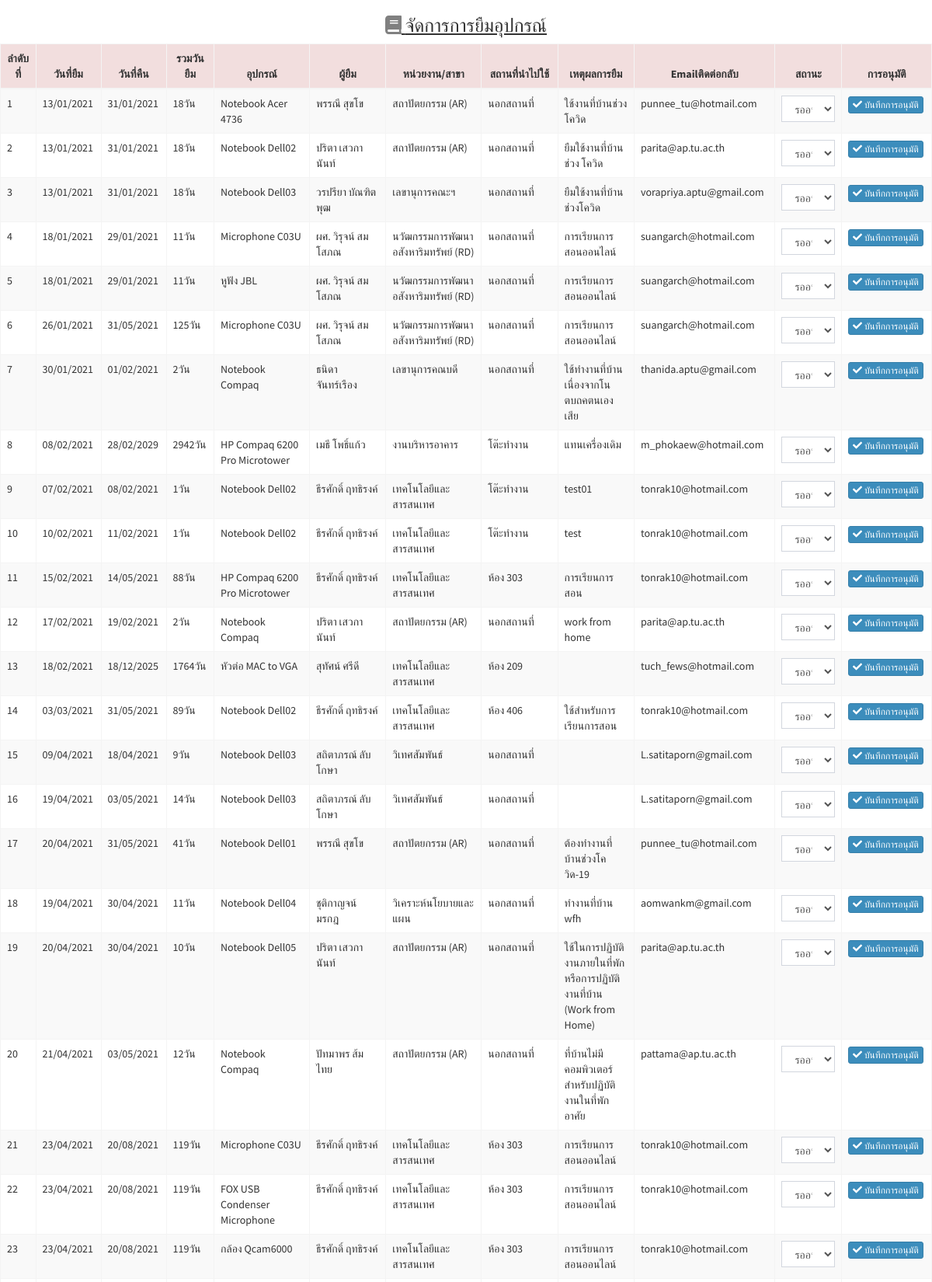
The app's page /admin/form_listborrow.php (upper part) with its own data.
### tables this page shows
CREATE TABLE `borrow` (
  `borrow_id` int(10) NOT NULL,
  `b_date` date NOT NULL,
  `r_date` date NOT NULL,
  `r1_date` date NOT NULL,
  `item_name` varchar(50) NOT NULL,
  `item_use` int(11) NOT NULL,
  `name` varchar(100) NOT NULL,
  `dept_name` varchar(100) NOT NULL,
  `location` varchar(20) NOT NULL,
  `remark` varchar(255) NOT NULL,
  `email` varchar(100) NOT NULL,
  `recieve` varchar(20) NOT NULL,
  `b_status` varchar(20) NOT NULL,
  `r_status` varchar(20) NOT NULL,
  `timestamp` timestamp NOT NULL DEFAULT current_timestamp() ON UPDATE current_timestamp()
);

### admin/form_listborrow.php (the view, shortened to what this page needs)
<?php
include('css.php');
include('../condb.php');
$query = "SELECT * FROM borrow ORDER BY borrow_id ASC" or die("Error:" . mysqli_error($con));
$result = mysqli_query($con, $query);
?>
<h3 align='center'><u><i class='fa fa-book' style="font-size:24x;color:gray"></i> จัดการการยืมอุปกรณ์</u></h3>
<table id="example1" class="table table-bordered  table-hover table-striped">
<thead>
 <tr class="danger">
    <th width='3%'><center>ลำดับที่</center></th>
    <th width='5%'><center>วันที่ยืม</center></th>
    <th width='5%'><center>วันที่คืน</center></th>
    <th width='5%'><center>รวมวันยืม</center></th>
    <th width='10%'><center>อุปกรณ์</center></th>
    <th width='8%'><center>ผู้ยืม</center></th>
    <th width='10%'><center>หน่วยงาน/สาขา</center></th>
    <th width='8%'><center>สถานที่นำไปใช้</center></th>
    <th width='8%'><center>เหตุผลการยืม</center></th>
    <th width='7%'><center>Emailติดต่อกลับ</center></th>
    <th width='7%'><center>สถานะ</center></th>
    <th width='7%'><center>การอนุมัติ</center></th>
  </tr>
</thead>
<tbody>
  <?php
  $count=0;
  while($row = mysqli_fetch_array($result)) {
    $count++;
  echo "<tr>";
    echo "<td>" .$count .  "</td> ";
    echo "<td>";
    echo date('d/m/Y',strtotime($row["b_date"]));
    echo "</td> ";
    echo "<td>";
    echo date('d/m/Y',strtotime($row["r_date"]));
    echo "</td> ";
    echo "<td>";
    $datestart=$row["b_date"];
    $dateend=$row["r_date"];
    $calculate =strtotime("$dateend")-strtotime("$datestart");
    $sumdate=floor($calculate / 86400);
    $sm = $sumdate;
    echo $sm;
    echo 'วัน';
    echo "</td> ";
    echo "<td>" .$row["item_name"] .  "</td> ";
    echo "<td>" .$row["name"] .  "</td> ";
    echo "<td>" .$row["dept_name"] .  "</td> ";
    echo "<td>" .$row["location"] .  "</td> ";
    echo "<td>" .$row["remark"] .  "</td> ";
    echo "<td>" .$row["email"] .  "</td> ";
    echo "<td>";
    echo  "<select name='b_status' id='b_status' class='form-control'>";
     echo      "<option value='รออนุมัติ'>รออนุมัติ</option> ";
     echo   "</select>";
     echo "</td> ";
    echo "<td><a href='form.php?p=editborrow2&ID=$row[0]' <button type='button' class='btn btn-primary btn-xs'><i class='fa fa-check' value='submit'></i> บันทึกการอนุมัติ</button></a>
</td> ";
  echo "</tr>";
  }
echo "</table>";
?>

### records on screen
borrow: b_date "13/01/2021", r_date "31/01/2021", sm "18", item_name "Notebook Acer 4736", name "พรรณี สุขโข", dept_name "สถาปัตยกรรม (AR)", location "นอกสถานที่", remark "ใช้งานที่บ้านช่วงโควิด", email "punnee_tu@hotmail.com"
borrow: b_date "13/01/2021", r_date "31/01/2021", sm "18", item_name "Notebook Dell02", name "ปริตา เสวกานันท์", dept_name "สถาปัตยกรรม (AR)", location "นอกสถานที่", remark "ยืมใช้งานที่บ้านช่วง โควิด", email "parita@ap.tu.ac.th"
borrow: b_date "13/01/2021", r_date "31/01/2021", sm "18", item_name "Notebook Dell03", name "วรปรียา บัณฑิตพุฒ", dept_name "เลขานุการคณะฯ", location "นอกสถานที่", remark "ยืมใช้งานที่บ้านช่วงโควิด", email "vorapriya.aptu@gmail.com"
borrow: b_date "18/01/2021", r_date "29/01/2021", sm "11", item_name "Microphone C03U", name "ผศ. วิรุจน์ สมโสภณ", dept_name "นวัฒกรรมการพัฒนาอสังหาริมทรัพย์ (RD)", location "นอกสถานที่", remark "การเรียนการสอนออนไลน์", email "suangarch@hotmail.com"
borrow: b_date "18/01/2021", r_date "29/01/2021", sm "11", item_name "หูฟัง JBL", name "ผศ. วิรุจน์ สมโสภณ", dept_name "นวัฒกรรมการพัฒนาอสังหาริมทรัพย์ (RD)", location "นอกสถานที่", remark "การเรียนการสอนออนไลน์", email "suangarch@hotmail.com"
borrow: b_date "26/01/2021", r_date "31/05/2021", sm "125", item_name "Microphone C03U", name "ผศ. วิรุจน์ สมโสภณ", dept_name "นวัฒกรรมการพัฒนาอสังหาริมทรัพย์ (RD)", location "นอกสถานที่", remark "การเรียนการสอนออนไลน์", email "suangarch@hotmail.com"
borrow: b_date "30/01/2021", r_date "01/02/2021", sm "2", item_name "Notebook Compaq", name "ธนิดา จันทร์เรือง", dept_name "เลขานุการคณบดี", location "นอกสถานที่", remark "ใช้ทำงานที่บ้าน เนื่องจากโนตบถคตนเองเสีย", email "thanida.aptu@gmail.com"
borrow: b_date "08/02/2021", r_date "28/02/2029", sm "2942", item_name "HP Compaq 6200 Pro Microtower", name "เมธี โพธิ์แก้ว", dept_name "งานบริหารอาคาร", location "โต๊ะทำงาน", remark "แทนเครื่องเดิม", email "m_phokaew@hotmail.com"
borrow: b_date "07/02/2021", r_date "08/02/2021", sm "1", item_name "Notebook Dell02", name "ธีรศักดิ์ ฤทธิรงค์", dept_name "เทคโนโลยีและสารสนเทศ", location "โต๊ะทำงาน", remark "test01", email "tonrak10@hotmail.com"
borrow: b_date "10/02/2021", r_date "11/02/2021", sm "1", item_name "Notebook Dell02", name "ธีรศักดิ์ ฤทธิรงค์", dept_name "เทคโนโลยีและสารสนเทศ", location "โต๊ะทำงาน", remark "test", email "tonrak10@hotmail.com"
borrow: b_date "15/02/2021", r_date "14/05/2021", sm "88", item_name "HP Compaq 6200 Pro Microtower", name "ธีรศักดิ์ ฤทธิรงค์", dept_name "เทคโนโลยีและสารสนเทศ", location "ห้อง 303", remark "การเรียนการสอน", email "tonrak10@hotmail.com"
borrow: b_date "17/02/2021", r_date "19/02/2021", sm "2", item_name "Notebook Compaq", name "ปริตา เสวกานันท์", dept_name "สถาปัตยกรรม (AR)", location "นอกสถานที่", remark "work from home", email "parita@ap.tu.ac.th"
borrow: b_date "18/02/2021", r_date "18/12/2025", sm "1764", item_name "หัวต่อ MAC to VGA", name "สุทัศน์ ศรีดี", dept_name "เทคโนโลยีและสารสนเทศ", location "ห้อง 209", email "tuch_fews@hotmail.com"
borrow: b_date "03/03/2021", r_date "31/05/2021", sm "89", item_name "Notebook Dell02", name "ธีรศักดิ์ ฤทธิรงค์", dept_name "เทคโนโลยีและสารสนเทศ", location "ห้อง 406", remark "ใช้สำหรับการเรียนการสอน", email "tonrak10@hotmail.com"
borrow: b_date "09/04/2021", r_date "18/04/2021", sm "9", item_name "Notebook Dell03", name "สถิตาภรณ์ ลับโกษา", dept_name "วิเทศสัมพันธ์", location "นอกสถานที่", email "L.satitaporn@gmail.com"
borrow: b_date "19/04/2021", r_date "03/05/2021", sm "14", item_name "Notebook Dell03", name "สถิตาภรณ์ ลับโกษา", dept_name "วิเทศสัมพันธ์", location "นอกสถานที่", email "L.satitaporn@gmail.com"
borrow: b_date "20/04/2021", r_date "31/05/2021", sm "41", item_name "Notebook Dell01", name "พรรณี สุขโข", dept_name "สถาปัตยกรรม (AR)", location "นอกสถานที่", remark "ต้องทำงานที่บ้านช่วงโควิด-19", email "punnee_tu@hotmail.com"
borrow: b_date "19/04/2021", r_date "30/04/2021", sm "11", item_name "Notebook Dell04", name "ชุติกาญจน์ มรกฎ", dept_name "วิเคราะห์นโยบายและแผน", location "นอกสถานที่", remark "ทำงานที่บ้าน wfh", email "aomwankm@gmail.com"
borrow: b_date "20/04/2021", r_date "30/04/2021", sm "10", item_name "Notebook Dell05", name "ปริตา เสวกานันท์", dept_name "สถาปัตยกรรม (AR)", location "นอกสถานที่", remark "ใช้ในการปฏิบัติงานภายในที่พักหรือการปฏิบัติงานที่บ้าน (Work from Home)", email "parita@ap.tu.ac.th"
borrow: b_date "21/04/2021", r_date "03/05/2021", sm "12", item_name "Notebook Compaq", name "ปัทมาพร ส้มไทย", dept_name "สถาปัตยกรรม (AR)", location "นอกสถานที่", remark "ที่บ้านไม่มีคอมพิวเตอร์สำหรับปฏิบัติงานในที่พักอาศัย", email "pattama@ap.tu.ac.th"
borrow: b_date "23/04/2021", r_date "20/08/2021", sm "119", item_name "Microphone C03U", name "ธีรศักดิ์ ฤทธิรงค์", dept_name "เทคโนโลยีและสารสนเทศ", location "ห้อง 303", remark "การเรียนการสอนออนไลน์", email "tonrak10@hotmail.com"
borrow: b_date "23/04/2021", r_date "20/08/2021", sm "119", item_name "FOX USB Condenser Microphone", name "ธีรศักดิ์ ฤทธิรงค์", dept_name "เทคโนโลยีและสารสนเทศ", location "ห้อง 303", remark "การเรียนการสอนออนไลน์", email "tonrak10@hotmail.com"
borrow: b_date "23/04/2021", r_date "20/08/2021", sm "119", item_name "กล้อง Qcam6000", name "ธีรศักดิ์ ฤทธิรงค์", dept_name "เทคโนโลยีและสารสนเทศ", location "ห้อง 303", remark "การเรียนการสอนออนไลน์", email "tonrak10@hotmail.com"
